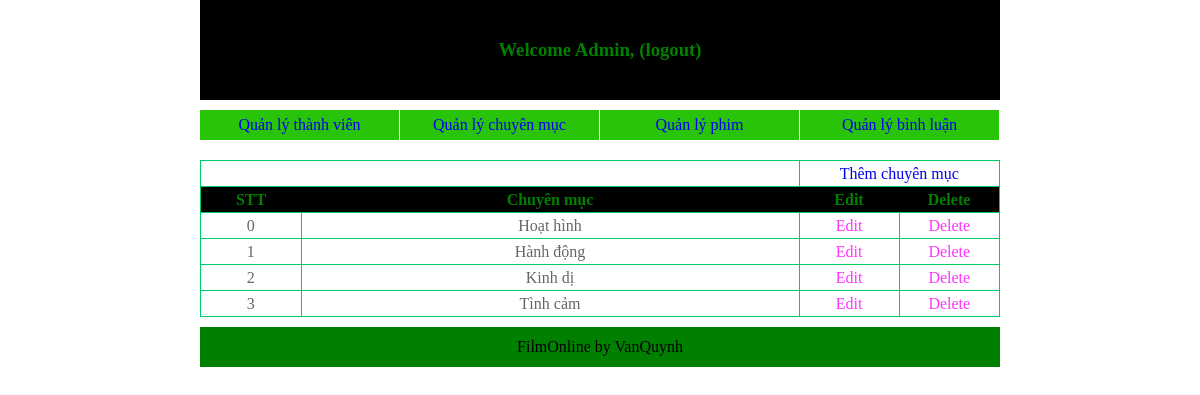
The page /Film.Online/admin/list_category.php on the database its author committed.
### tables this page shows
CREATE TABLE `chuyenmuc` (
  `id_cm` int(11) NOT NULL,
  `tencm` varchar(255) NOT NULL
);

### Film.Online/admin/list_category.php (the view, shortened to what this page needs)
<?php
    require('hea.php');
?>
    <div id="wrapper">
        <table>
            <tr>
                <td colspan="2"></td>
                <td colspan="2"><a href="add_category.php">Thêm chuyên mục</a></td>
            </tr>
            <tr style="background:black; color:green;">
                <th style="width:100px;">STT</th>
                <th>Chuyên mục</th>
                <th style="width:100px;">Edit</th>
                <th style="width:100px;">Delete</th>
            </tr>
            <?php
                $servername = 'localhost';
                $dbname = 'phimonline';
                $username11 = 'root';
                $Password = '';
               $conn= mysqli_connect($servername,$username11,$Password,$dbname) or  die('Kết nối thất bại:'. mysqli_connect_error());
               mysqli_query($conn,"SET NAME 'UTF8'");
                $stt=0;
                $sql="select tencm,id_cm from chuyenmuc";
                $result=mysqli_query($conn,$sql);
                while($data=mysqli_fetch_assoc($result)){
                    echo"<tr>";
                        echo"<td>$stt</td>";
                        echo"<td>$data[tencm]</td>";
                        echo"<td><a href='edit_category.php?id=$data[id_cm]' style='color:#f3f'>Edit</a></td>";
                        echo"<td><a href='del_category.php?id=$data[id_cm]' style='color:#f3f'>Delete</a></td>";
                    echo"</tr>";
                    $stt++;
                }
                ?>
        </table>
    </div>
<?php
    require('foot.php');
?>

### Film.Online/admin/user.css (style rules this page uses)
* { padding: 0px; margin: 0px; }
body { width: 800px; margin: auto; }
a { text-decoration: none; }
#wrapper table { border-collapse: collapse; margin-top: 20px; width: 800px; text-align: center; }
#wrapper table tr { border: 1px solid #0c6; line-height: 25px; }
#wrapper table td { border: 1px solid #0c6; color:#666; }

### rows shown on the page
chuyenmuc: tencm "Hoạt hình"
chuyenmuc: tencm "Hành động"
chuyenmuc: tencm "Kinh dị"
chuyenmuc: tencm "Tình cảm"
